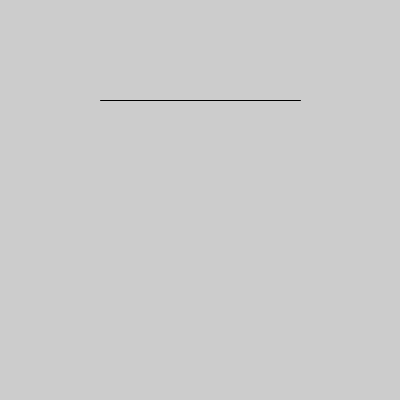
Frame 1 (no input)
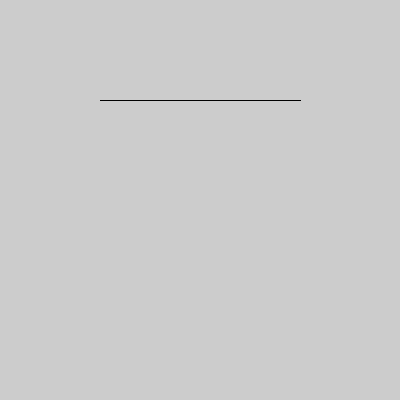
Frame 60 (the mouse pressed at the canvas centre just before this capture)
Frame 120 (the mouse held since frame 60 and released just before this capture): identical to frame 60, image omitted

The Processing sketch that drew these frames (run headless with seeded random() and noise(); from frame 60 on, the mouse is pressed at the canvas centre):

// Processing sketch: EjemploLinea
// ── EjemploLinea.pde
// Método que se ejecuta solo una vez, cuando el programa está empezando.
void setup() {
  size(400, 400);
}

// Método principal del programa
void draw() {
  line(100, 100, 300, 100);
}
  
